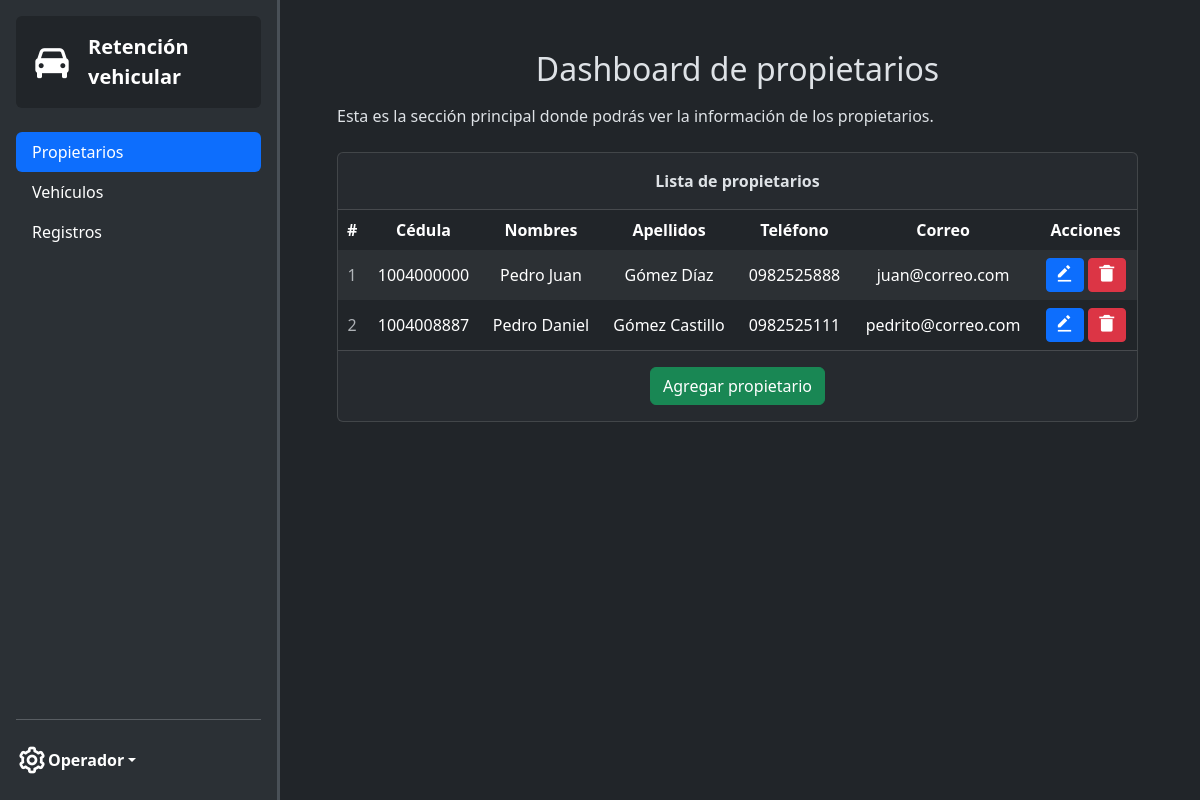
Screenshot of /operador?action=propietariosDashboard (signed in) with the database file from the repository.
### tables this page shows
CREATE TABLE `propietarios` (
  `cedula_propietario` varchar(20) NOT NULL,
  `nombres` varchar(100) NOT NULL,
  `apellidos` varchar(100) NOT NULL,
  `telefono` varchar(15) DEFAULT NULL,
  PRIMARY KEY (`cedula_propietario`)
);

CREATE TABLE `usuarios` (
  `id_usuario` int(11) NOT NULL AUTO_INCREMENT,
  `usuario` varchar(50) NOT NULL,
  `cedula` varchar(20) NOT NULL,
  `nombres` varchar(100) NOT NULL,
  `apellidos` varchar(100) NOT NULL,
  `correo` varchar(100) NOT NULL,
  `telefono` varchar(15) DEFAULT NULL,
  `contraseña` varchar(255) NOT NULL,
  `id_rol` int(11) NOT NULL,
  `creado_en` timestamp NOT NULL DEFAULT current_timestamp(),
  PRIMARY KEY (`id_usuario`),
  UNIQUE KEY `cedula` (`cedula`),
  UNIQUE KEY `correo` (`correo`),
  UNIQUE KEY `usuario` (`usuario`),
  KEY `id_rol` (`id_rol`),
  CONSTRAINT `usuarios_ibfk_1` FOREIGN KEY (`id_rol`) REFERENCES `roles` (`id_rol`) ON UPDATE CASCADE
);

### app/config/configs.php (called while the page is built)
<?php
$configs = [
    'database' => [
        'host' => 'localhost',
        'port' => '3306',
        'name' => 'sis_retencion_vehicular',
        'user' => 'root',
        'password' => '',
    ],
    'app' => [
        'base_url' => 'http://localhost/retencion-vehicular',
        'timezone' => 'America/Guayaquil',
    ],
];
return $configs;

### app/core/Database.php (called while the page is built)
<?php
class Database
{
    private static $instance = null;
    private $pdo;
    private function __construct()
    {
        $configs = require __DIR__ . '/../config/configs.php';
        $db = $configs['database'];
        try {
            $this->pdo = new PDO(
                "mysql:host={$db['host']};dbname={$db['name']};port={$db['port']}",
                $db['user'],
                $db['password']
            );
            $this->pdo->setAttribute(PDO::ATTR_ERRMODE, PDO::ERRMODE_EXCEPTION);
            $this->pdo->setAttribute(PDO::ATTR_DEFAULT_FETCH_MODE, PDO::FETCH_ASSOC);
        } catch (PDOException $e) {
            die("Error en la conexión a la base de datos: " . $e->getMessage());
        }
    }
    public static function getInstance()
    {
        if (self::$instance === null) {
            self::$instance = new self();
        }
        return self::$instance;
    }
    public function getConnection()
    {
        return $this->pdo;
    }
}

### app/controllers/PropietarioController.php (called while the page is built, shortened)
<?php
require_once 'app/models/PropietarioModel.php';
class PropietarioController {
    private $model;
    public function __construct() {
        $this->model = new PropietarioModel();
    }
    public function listar()
    {
        try {
            return $this->model->readPropietarios();
        } catch (\Exception $e) {
            error_log("Error en listar propietarios: " . $e->getMessage());
            echo "Ocurrió un error al obtener los propietarios.";
        }
    }
}

### app/models/PropietarioModel.php (called while the page is built, shortened)
<?php
require_once __DIR__ . '/../core/Database.php';
class PropietarioModel
{
    private $db;
    public function __construct()
    {
        $this->db = Database::getInstance()->getConnection();
    }
    public function readPropietarios(): array|false
    {
        try {
            $stmt = $this->db->query("
            SELECT
                p.cedula_propietario AS cedula,
                p.nombres,
                p.apellidos,
                p.telefono,
                u.usuario,
                u.correo,
                u.id_rol,
                u.creado_en
            FROM propietarios p
            LEFT JOIN usuarios u ON p.cedula_propietario = u.cedula
        ");
            return $stmt->fetchAll();
        } catch (PDOException $e) {
            error_log("Error en readPropietarios: " . $e->getMessage());
            return false;
        }
    }
}

### app/views/operador/propietariosDashboard.php (the view, shortened to what this page needs)
<?php
require_once __DIR__ . '/../../controllers/PropietarioController.php';
$propietarioController = new PropietarioController();
$propietariosLista = $propietarioController->listar();
?>
<!doctype html>
<html lang="en" data-bs-theme="dark">
<head>
    <link href="https://cdn.jsdelivr.net/npm/bootstrap@5.3.3/dist/css/bootstrap.min.css" rel="stylesheet">
    <link href='https://unpkg.com/boxicons@2.1.4/css/boxicons.min.css' rel='stylesheet'>
    <link rel="stylesheet" href="http://localhost/retencion-vehicular/public/css/styles.css">
</head>
<body class="d-flex">
<div class="d-flex flex-column border-end border-3 flex-shrink-0 bg-body-tertiary p-3 sticky" style="width: 280px; height: 100vh; position: fixed; z-index: 100">
    <a href="http://localhost/retencion-vehicular/operador?action=propietariosDashboard" class="bg-body rounded p-3 d-flex align-items-center mb-4 link-body-emphasis text-decoration-none">
        <i class='bx bxs-car me-3' style="font-size: 40px"></i>
        <span class="fs-5 fw-bold text-align-center">Retención vehicular</span>
    </a>
    <ul class="nav nav-pills flex-column mb-auto">
        <li class="nav-item">
            <a href="http://localhost/retencion-vehicular/operador?action=propietariosDashboard" class="nav-link active">
                Propietarios
            </a>
        </li>
        <li class="nav-item">
            <a href="http://localhost/retencion-vehicular/operador?action=vehiculosDashboard" class="nav-link link-body-emphasis">
                Vehículos
            </a>
        </li>
        <li class="nav-item">
            <a href="http://localhost/retencion-vehicular/operador?action=registrosDashboard" class="nav-link link-body-emphasis">
                Registros
            </a>
        </li>
    </ul>
    <hr>
    <div class="dropdown">
        <a href="#" class="d-flex align-items-center link-body-emphasis text-decoration-none dropdown-toggle" data-bs-toggle="dropdown" aria-expanded="false">
            <i class='bx bx-cog my-2' style="font-size: 32px"></i>
            <strong>Operador</strong>
        </a>
    </div>
</div>
<div class="container" style="margin: 50px 50px 50px 325px">
    <h2 class="text-center">Dashboard de propietarios</h2>
    <p class="my-3">Esta es la sección principal donde podrás ver la información de los propietarios.</p>
    <div class="row my-2 pb-5">
        <div class="col-md-12 my-2">
            <div class="main-card mb-3 card">
                <div class="card-header fw-semibold p-3 text-center">Lista de propietarios</div>
                <div class="table-responsive">
                    <table class="align-middle mb-0 table table-borderless table-hover table-striped">
                        <thead>
                        <tr>
                            <th class="text-center">#</th>
                            <th class="text-center">Cédula</th>
                            <th class="text-center">Nombres</th>
                            <th class="text-center">Apellidos</th>
                            <th class="text-center">Teléfono</th>
                            <th class="text-center">Correo</th>
                            <th class="text-center">Acciones</th>
                        </tr>
                        </thead>
                        <tbody class="table-group-divider">
                        <?php if (empty($propietariosLista)) { ?>
                            <tr>
                                <td class="text-center" colspan="8">No hay propietarios</td>
                            </tr>
                        <?php } else { ?>
                            <?php foreach ($propietariosLista as $index => $propietario) { ?>
                                <tr>
                                    <td class="text-center text-muted"><?php echo $index + 1?></td>
                                    <td class="text-center"><?php echo $propietario['cedula'] ?></td>
                                    <td class="text-center"><?php echo $propietario['nombres'] ?></td>
                                    <td class="text-center"><?php echo $propietario['apellidos'] ?></td>
                                    <td class="text-center"><?php echo $propietario['telefono'] ?></td>
                                    <td class="text-center"><?php echo $propietario['correo'] ?></td>
                                    <td class="text-center">
                                        <button type="button" class="btn btn-primary btn-sm btn-editar"
                                                data-cedula="<?php echo $propietario['cedula']; ?>"
                                                data-nombres="<?php echo $propietario['nombres']; ?>"
                                                data-apellidos="<?php echo $propietario['apellidos']; ?>"
                                                data-telefono="<?php echo $propietario['telefono']; ?>"
                                                data-correo="<?php echo $propietario['correo']; ?>"
                                                data-bs-toggle="modal" data-bs-target="#editarModal"
                                        >
                                            <i class='bx bxs-edit-alt' style="font-size: 20px"></i>
                                        </button>
                                        <button type="button" class="btn btn-danger btn-sm btn-eliminar"
                                                data-cedula="<?php echo $propietario['cedula']; ?>"
                                                data-bs-toggle="modal" data-bs-target="#deleteModal"
                                        >
                                            <i class='bx bxs-trash-alt' style="font-size: 20px"></i>
                                        </button>
                                    </td>
                                </tr>
                            <?php } ?>
                        <?php } ?>
                        </tbody>
                    </table>
                </div>
                <div class="d-block text-center card-footer">
                    <a type="button" class="btn btn-success my-2" data-bs-toggle="modal" data-bs-target="#agregarModal">Agregar propietario</a>
                </div>
            </div>
        </div>
    </div>
</div>
</body>
</html>

### public/css/styles.css (style rules this page uses)
body { height: 100vh; margin: 0; }

### rows the page displays
propietarios: cedula_propietario "1004000000", nombres "Pedro Juan", apellidos "Gómez Díaz", telefono "0982525888", usuarios.correo "juan@correo.com"
propietarios: cedula_propietario "1004008887", nombres "Pedro Daniel", apellidos "Gómez Castillo", telefono "0982525111", usuarios.correo "pedrito@correo.com"
